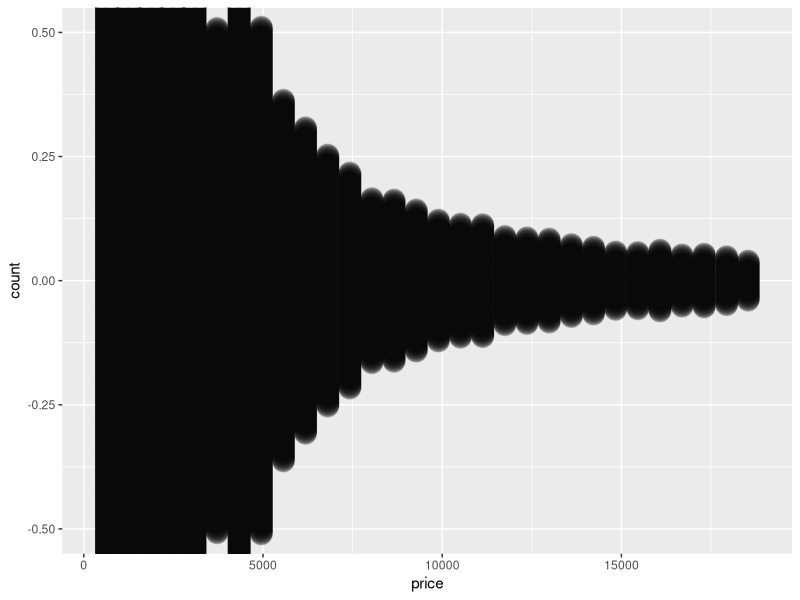

Recreate this plot in R.
## ---- chunk 1
## loading library
library(tidyverse)

## First look at the dataset
View(diamonds)
## ---- chunk 2
## What is in this dataset?
?diamonds
## ---- chunk 3
## What is the distribution of price?
ggplot(data = diamonds, aes(x = price)) +
  geom_dotplot(stackratio = 0.009, alpha = 0.05, stackdir = "centerwhole") 
